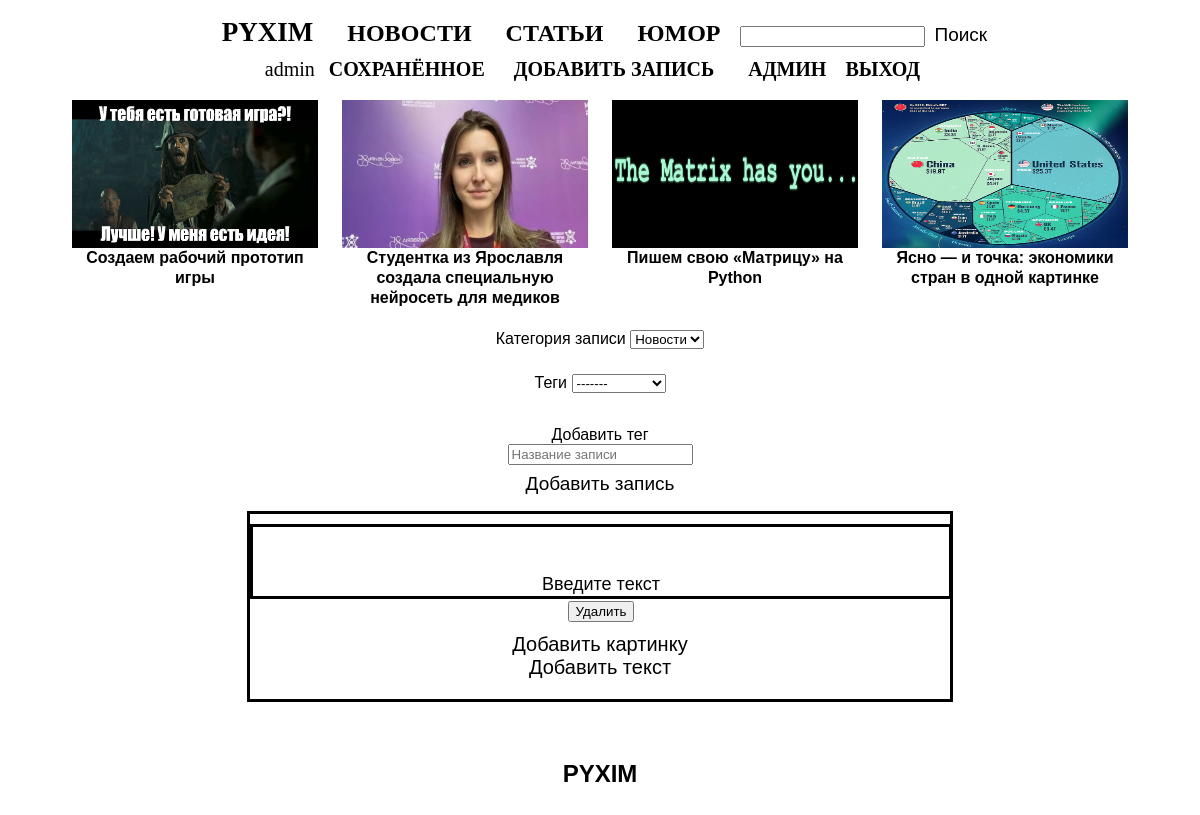
Page /add (signed in) on the committed database.
### PyximApp/models.py (models this page shows, shortened)
class Category(models.Model):
    title = models.CharField(max_length=50)
    link = models.CharField(max_length=50)
    class Meta:
        verbose_name='Категория'
        verbose_name_plural='Категории'

class Record(models.Model):
    title = models.CharField(max_length=200)
    link = models.CharField(max_length=200)
    content = models.TextField()
    category = models.ForeignKey(Category,related_name='records',on_delete=models.CASCADE)
    tags = models.ManyToManyField(Tag,related_name='records')
    date = models.DateField(auto_now_add=True)
    hot = models.BooleanField(default=False)
    author = models.ForeignKey(User,related_name='records',on_delete=models.CASCADE)
    class Meta:
        verbose_name='Публикация'
        verbose_name_plural='Публикации'

class Photo(models.Model):
    file = models.ImageField(upload_to=settings.MEDIA_ROOT)
    record = models.ForeignKey(Record,related_name='photos',on_delete=models.CASCADE)
    description = models.CharField(max_length=400,blank=True)
    class Meta:
        verbose_name='Фото'
        verbose_name_plural='Фото'

### PyximApp/views.py (the view, shortened to what this page needs)
# urls.py: path('add',views.add,name='add'),
@login_required
def add(request): #добавление записи
    if request.user.is_superuser:
        return pyxim(request,'NewRecord.html',{'tags':Tag.objects.all(),'title':'Новая запись'})
    raise Http404

### PyximApp/views.py (called while the page is built)
def fresh(record=None): #показ свежего в шапке сайта
    fresh = list(Record.objects.filter(hot=True).all())
    if len(fresh) < 5:
        return fresh
    fresh = fresh[-5:]
    if record in fresh:
        index = fresh.index(record)
        fresh[index] = fresh[0]
    return fresh[-4:]

def pyxim(request,template,data): #шаблонизация
    data['fresh'] = fresh() #свежие записи в шапке сайта
    data['categories'] = Category.objects.all()
    data['user'] = request.user
    data['sign_form'] = UserCreationForm
    data['login_form'] = AuthenticationForm
    return render(request,template,data)

### PyximApp/templates/NewRecord.html (shortened to what this page needs)
{% extends "Base.html" %}
{% block main %}
<div id='new_record' align='center'>
<form id='form_' action='{% url "add" %}' method='POST' enctype='multipart/form-data'>
<label>Категория записи</label>
<select name='category' required>
{% for cat in categories %}
<option value={{cat.pk}}>{{cat.title}}</option>
{% endfor %}
</select>
<div id='select'>
<label>Теги</label>
<select id='select_tag'>
<option value=''>-------</option>
</select>
<span id="add_" onclick="add_tag()">Добавить тег</span>
</div>
<input type='text' name='title' id='record_title' placeholder='Название записи' required>
<button onclick="send()" type='submit'>Добавить запись</button>
<div id='main' style='margin-top:15px;border:3px solid black;width:700px;font-size:20px;'>
<div class='block_' id = "block">
<span onclick='add_image()'>Добавить картинку</span>
<span onclick='add_text()'>Добавить текст</span>
</div>
</div>
</form>
</div>
{% endblock %}

### PyximApp/templates/Base.html (shortened to what this page needs)
{% load static %}
<html>
<head>
<link href="{% static 'Style.css' %}" rel='stylesheet'>
</head>
<body id='main_body'>
<div id='app'>
<nav align='center' id='nav'>
<div class='nav_center'>
<div class='header'>
<a href='/' title='PYXIM'>PYXIM</a>
</div>
<div class='categories'>
{% for c in categories %}
<a href={% url 'category' c.link %} class='catg'>{{c.title}}</a>
{% endfor %}
<form action='{% url "search" %}'method='POST' id='search'>
<input type='text' name='query'>
<input type='submit' value='Поиск'>
</form>
</div>
<div id='user_panel'>
{% if user.is_authenticated %}
<span>{{user.username}}</span>
<a href='{% url "view_saved" %}' id='save_link'>Сохранённое</a>
{% if user.is_superuser %}
<a href='{% url "add" %}'>Добавить запись</a>
<a href='/admin'>Админ</a>
{% endif %}
<a href="{% url 'logout' %}" id='logout' align='right'>Выход</a>
{% else %}
<span onclick="log()">Вход</span>
<span onclick="sign()">Регистрация</span>
{% endif %}
</div>
</div>
</nav>
<div class='main' align='center'>
<div class='fresh'>
{% for r in fresh %}
<div class='review-title'>
<a href='{% url "record" r.link r.pk %}'>
<img src="{{ r.photos.first.file.url }}" width='246' height='148'>
<span class='preview-title'>{{ r.title }}</span>
</a>
</div>
{% endfor %}
</div>
<div class='content'>
{% block main %}
{% endblock %}
<div id='bottom_'>
<span>PYXIM</span>
</div>
</div>
</div>
</div>
</body>
</html>

### static/Style.css (style rules this page uses)
#app { width:100%; }
#main_body { margin:0px; }
.fresh { display: flex; -webkit-box-pack: justify; justify-content: space-between; width:1056px; height:230px; }
.review-title { display:inline-block; width:246px; height:276px; position:relative; }
.review-title * { display:block; }
.preview-title { width:246px; position:absolute; font-size:16px; text-decoration:none; color:#000000; font-family:"Nunito Sans",sans-serif; font-weight: 700; line-height: 20px; }
.content { margin-left:115px; margin-right:115px; font-family:"Nunito Sans",sans-serif; }
nav { position:fixed; background-color:white; z-index:500; width:100%; height:95px; }
nav a { font-size:24px; overflow:auto; }
.nav_center { top:16px; position:relative; }
nav div { display:inline; }
nav a { margin-left:15px; margin-right:15px; color:#000000; text-decoration:none; line-height: 24px; height: 56px; font-weight: 900; text-transform: uppercase; }
.main { padding-top:100px; }
.header a { font-size:27px; }
#bottom_ { font-family: "Nunito Sans",sans-serif; font-size: 24px; line-height: 32px; font-weight: 900; padding-bottom:120px; padding-top:40px; }
#logout { margin-left:0px; color:#000000; text-decoration:none; line-height: 24px; height: 56px; font-weight: 900; }
#new_record input { display:block; }
#new_record .block_ { display:inline-block; }
#new_record .block_ * { display:block; }
#select select { margin-top:25px; margin-bottom:25px; }
*[type='submit'] { background-color:white; border-width:0; font-size:19px; margin-top: 7px; }
#save_link { margin-left: 10px; margin-right: 10px; color: #000000; text-decoration: none; line-height: 24px; height: 56px; font-weight: 600; text-transform: uppercase; }
#user_panel { display:block; margin-top: 10px; }
#user_panel * { font-size:20px; }
#search { display:inline; }
#block { margin-bottom:20px; }

### rows in the picture
Category: title "НОВОСТИ"
Category: title "СТАТЬИ"
Category: title "ЮМОР"
Record: photos.first.file (picture), title "Создаем рабочий прототип игры"
Record: photos.first.file (picture), title "Студентка из Ярославля создала специальную нейросеть для медиков"
Record: photos.first.file (picture), title "Пишем свою «Матрицу» на Python"
Record: photos.first.file (picture), title "Ясно — и точка: экономики стран в одной картинке"

### other values in the picture
{{ user.username }} "admin"
form field category "Новости"
